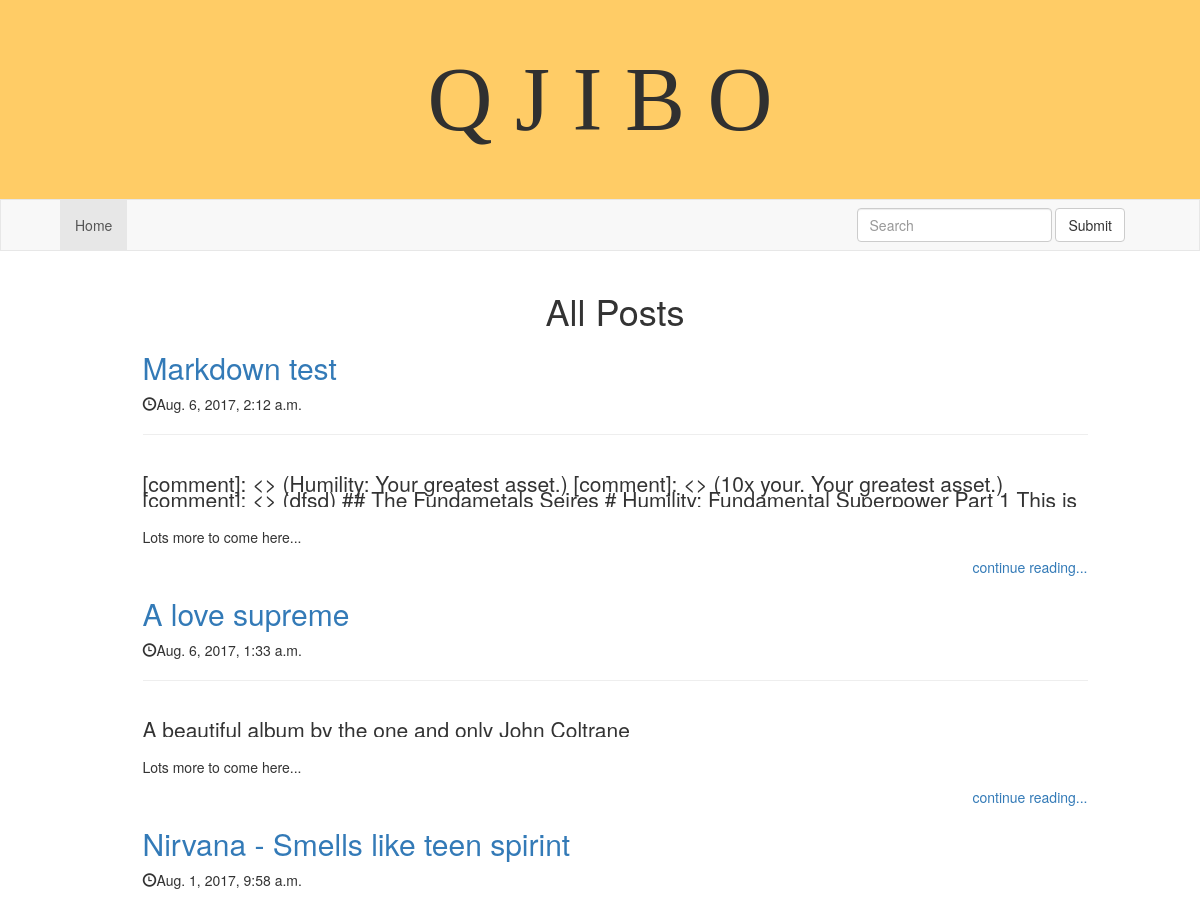
Before: /home/ (upper part) with the older database file.
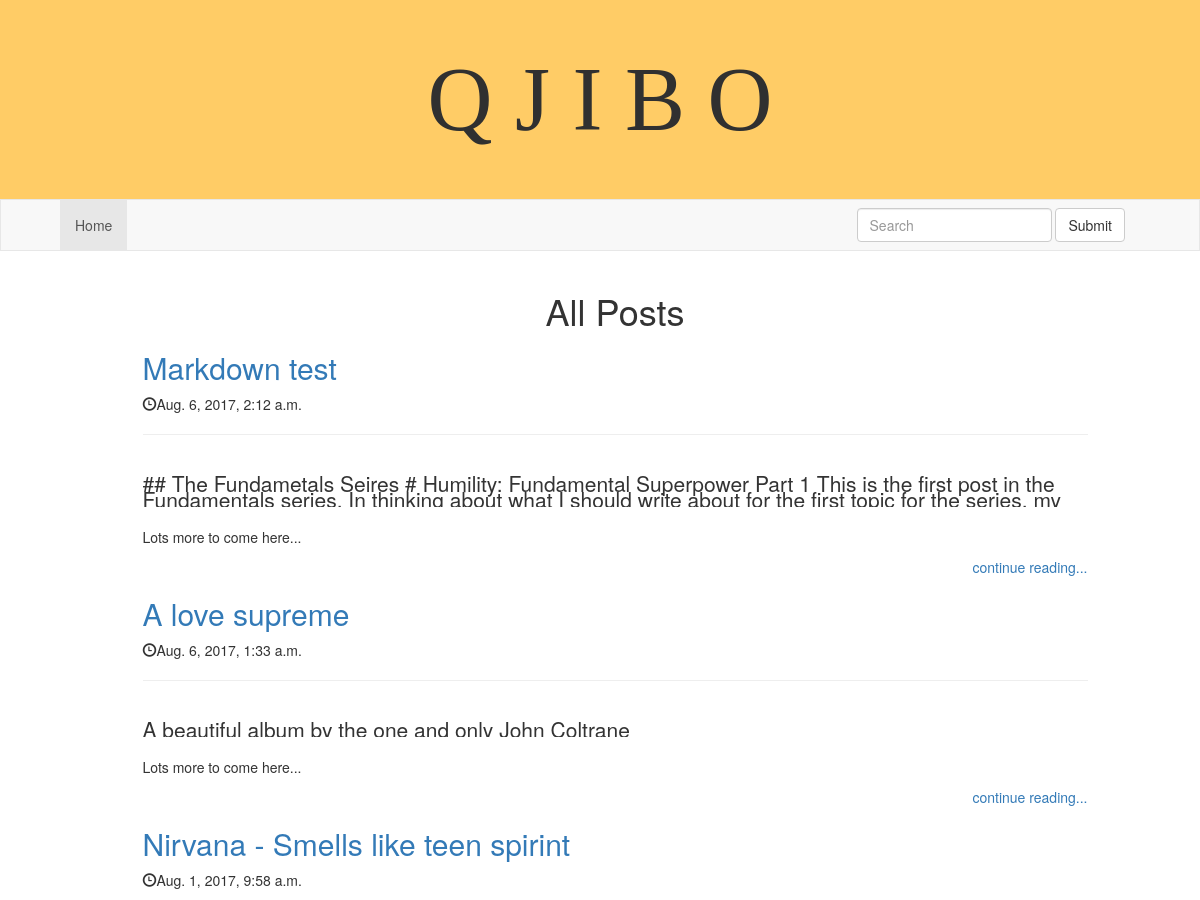
After: the same page with the newer database file.
### blogengine/models.py (models this page shows, shortened)
class Post(models.Model):
	title = models.CharField(max_length=200)
	pub_date = models.DateTimeField()
	text = models.TextField()

### blogengine/views.py (the view)
# urls.py: url(r'^home/$', views.IndexView.as_view(), name='home'),
class IndexView(generic.ListView):
	template_name = 'blogengine/home.html'
	def get_queryset(self):
		return Post.objects.all().order_by("-pub_date")

### blogengine/templates/blogengine/home.html
{% extends "blogengine/includes/base.html" %}
	{% block content %}
	    <div id="body" class="container">
	    	<div class="row">
			    <div class="col-md-10 col-md-offset-1">
			        <h1 class="text-center" >All Posts</h1>
			        {% for post in object_list %}
			        	<article>
						    <h2><a href="{% url 'blogengine:post_detail' post.id %}">{{ post.title }}</a></h2>
						    <div class="row">
						        <div class="col-sm-6 col-md-6">
						                <span class="pull-left">
					                	<span class="glyphicon glyphicon-time"></span>{{ post.pub_date }}
						                </span>
						        </div>
						    </div>
						    <hr>
						    <br>
						    <p class="lead text">{{ post.text }}</p>
						    <p>Lots more to come here...</p>
						    <p class="text-right">
						        <a href="/post/{{post.id}}" class="text-right">
						            continue reading...
						        </a>
						    </p>
						</article>
			        {% endfor %}
			    </div>
			</div>
	    </div>
	{% endblock %}

Changed rows visible on the page:
changed Post "Markdown test": text "[comment]: <> (Humility: Your greatest asset.) [comment]: <> (10x your. Your greatest asset.) [comment]: <> (dfsd) ## The Fundametals Seires # Humility: Fundamental Superpower Part 1 This…" → "## The Fundametals Seires # Humility: Fundamental Superpower Part 1 This is the first post in the Fundamentals series. In thinking about what I should write about for the first topic for the series,…"
